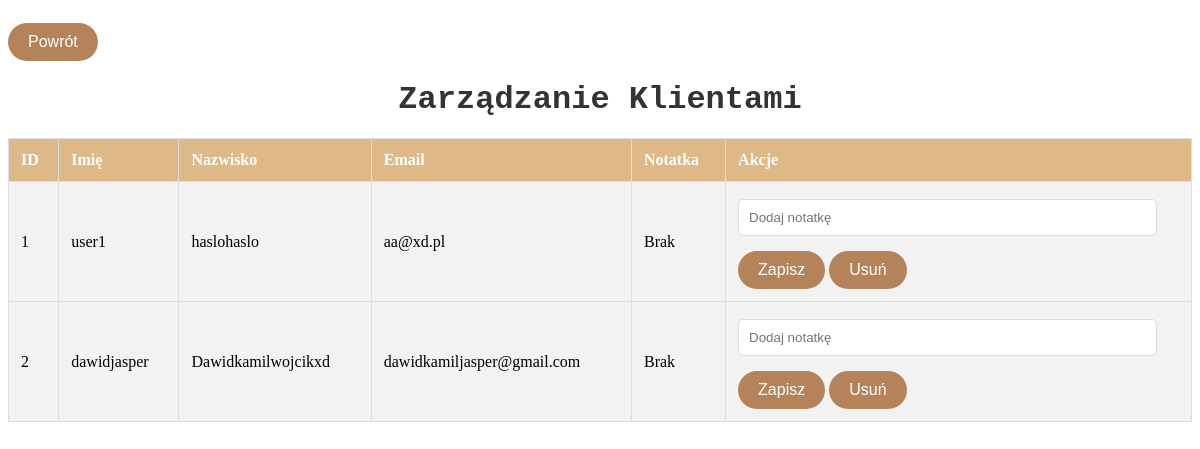
Before: /customers.php with the older database file.
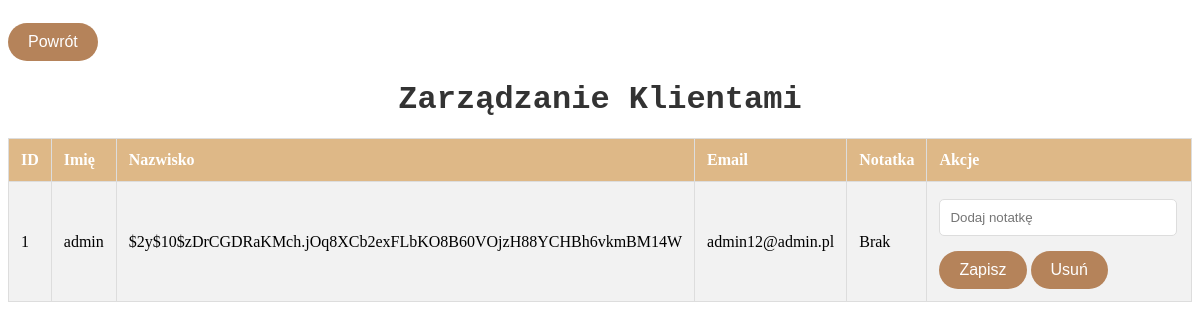
After: the same page with the newer database file.
### tables this page shows
CREATE TABLE `konto_uzytkownika` (
  `id` int(11) NOT NULL,
  `login` varchar(50) DEFAULT NULL,
  `haslo` varchar(255) DEFAULT NULL,
  `email` varchar(50) DEFAULT NULL,
  `adres` varchar(50) DEFAULT NULL,
  `data_urodzenia` date DEFAULT NULL,
  `id_pytania_pomocniczego` int(11) DEFAULT NULL,
  `odpowiedz` varchar(255) DEFAULT NULL
);

### customers.php (the view, shortened to what this page needs)
<?php
include('database.php');
$customers = $pdo->query("SELECT * FROM konto_uzytkownika")->fetchAll();
?>
<!DOCTYPE html>
<html lang="pl">
<head>
    <link rel="stylesheet" href="styling.css">
</head>
<body>
<button class="przenies" onclick="window.location.href='admin.php'">Powrót</button>
    <h1>Zarządzanie Klientami</h1>
    <table>
        <tr>
            <th>ID</th>
            <th>Imię</th>
            <th>Nazwisko</th>
            <th>Email</th>
            <th>Notatka</th>
            <th>Akcje</th>
        </tr>
        <?php foreach ($customers as $customer): ?>
        <tr>
            <td><?= $customer['id'] ?></td>
            <td><?= $customer['login'] ?></td>
            <td><?= $customer['haslo'] ?></td>
            <td><?= $customer['email'] ?></td>
            <td><?= $customer['note'] ?? 'Brak' ?></td>
            <td>
                <form action="customers.php" method="POST" style="display:inline;">
                    <input type="text" name="note" placeholder="Dodaj notatkę">
                    <button type="submit" name="add_note">Zapisz</button>
                </form>
                <form action="customers.php" method="POST" style="display:inline;">
                    <button type="submit" name="delete_user" onclick="return confirm('Czy na pewno chcesz usunąć tego użytkownika?')">Usuń</button>
                </form>
            </td>
        </tr>
        <?php endforeach; ?>
    </table>
</body>
</html>

### styling.css (style rules this page uses)
h1, h2 { font-family: 'Courier New', Courier, monospace; color: #333; text-align: center; margin: 20px 0; }
table { width: 100%; border-collapse: collapse; margin: 20px 0; }
th, td { padding: 12px; border: 1px solid #ddd; text-align: left; }
th { background-color: burlywood; color: #fff; font-weight: bold; }
td { background-color: #f2f2f2; }
form { margin: 20px 0; display: flex; flex-direction: column; align-items: center; }
input[type="text"], input[type="number"], input[type="date"], select, textarea { width: 100%; max-width: 400px; padding: 10px; margin-top: 5px; border: 1px solid #ddd; border-radius: 5px; }
button, input[type="submit"] { background-color: #b5835a; color: #ffffff; border-radius: 20px; border: none; padding: 10px 20px; font-size: 16px; margin-top: 15px; cursor: pointer; transition: background-color 0.3s; }
input[name="pytanie"], input[name="note"] { width: 90%; max-width: 500px; }

Changed rows visible on the page:
removed konto_uzytkownika: id "2", login "dawidjasper", haslo "Dawidkamilwojcikxd", email "dawidkamiljasper@gmail.com", note "Brak"
changed konto_uzytkownika id 1: login "user1" → "admin"; haslo "haslohaslo" → "$2y$10$zDrCGDRaKMch.jOq8XCb2exFLbKO8B60VOjzH88YCHBh6vkmBM14W"; email "aa@xd.pl" → "admin12@admin.pl"
